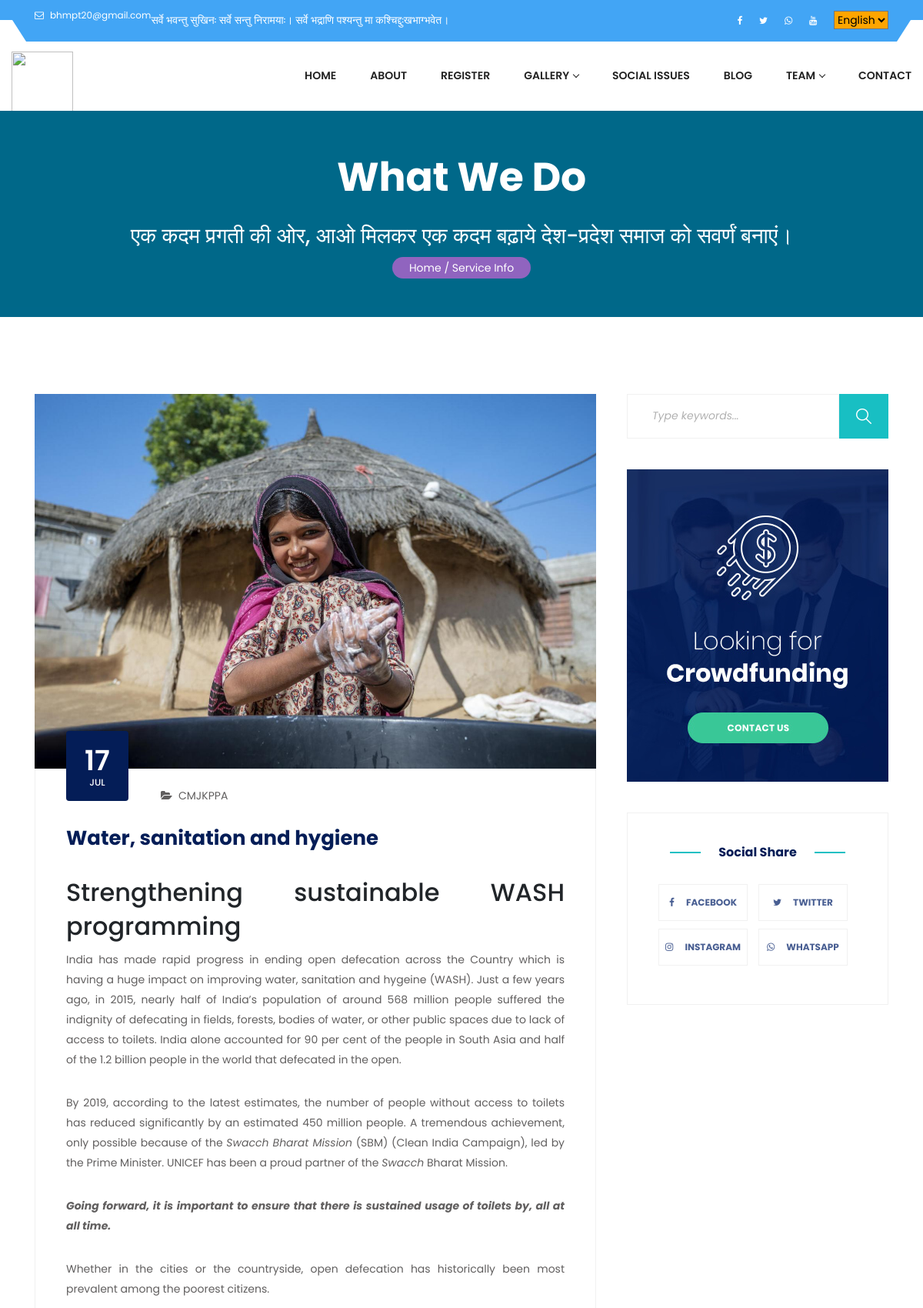
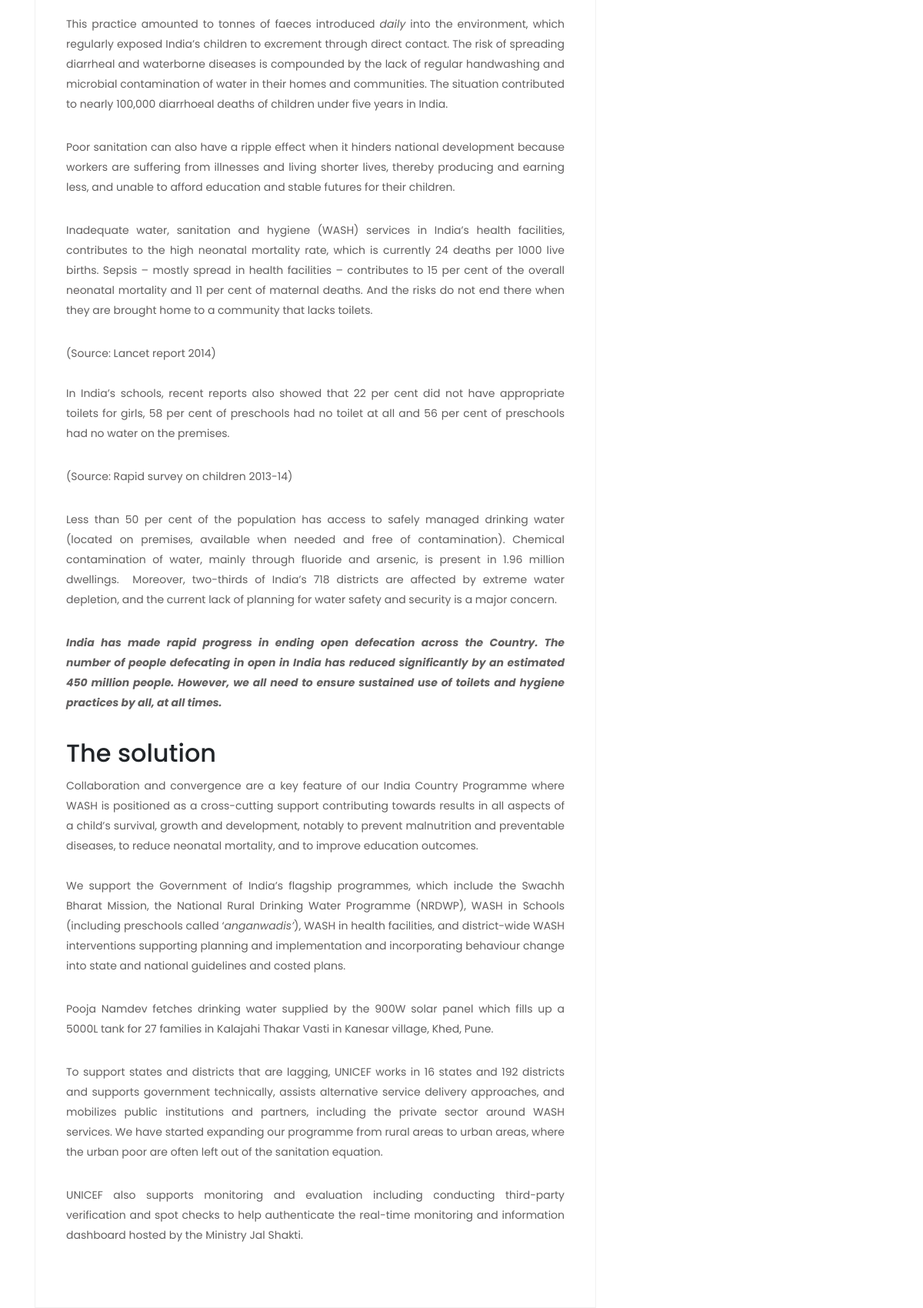
Screenshot of /home/service_info/11 (upper part) with the database file from the repository (2 pictures, top to bottom).
### tables this page shows
CREATE TABLE `services` (
  `id` int(11) NOT NULL,
  `image` varchar(255) NOT NULL,
  `title` varchar(255) NOT NULL,
  `description` text NOT NULL,
  `created_at` datetime NOT NULL DEFAULT current_timestamp()
);

### application/controllers/Home.php (called while the page is built, shortened)
<?php
class Home extends CI_Controller {
	public function __construct()
	{
		$this->load->model('Home_model','model');
	}
	public function service_info($id)
	{
		$data['service']=$this->model->getServices($id);
		$this->load->view('home/header');
		$this->load->view('home/service_info',$data);
		$this->load->view('home/footer');
	}
}

### index.php (called while the page is built, shortened)
<?php
require_once BASEPATH.'core/CodeIgniter.php';

### application/models/Home_model.php (called while the page is built, shortened)
<?php
class Home_model extends CI_model{
		public function getServices($id='')
		{
			if($id):
			return $this->db->get_where('services',array('id'=>$id))->result();
			else:
			$this->db->order_by('id','desc');
			return $this->db->get('services')->result();
			endif;
		}
}
?>

### application/views/home/service_info.php (the view)
<section class="xs-banner-inner-section parallax-window" style="background-image:url('<?php echo base_url();?>assets/images/flex_mobile.jpg')">
<div class="xs-black-overlay"></div>
<div class="container">
<div class="color-white xs-inner-banner-content">
<h2>What We Do</h2>
<marquee onmouseover="stop()" onmouseleave="start()"><h3>एक कदम प्रगती की ओर, आओ मिलकर एक कदम बढ़ाये देश-प्रदेश समाज को सवर्णं बनाएं। </h3></marquee>
<ul class="xs-breadcumb">
<li class="badge badge-pill badge-primary"><a href="<?php echo base_url();?>" class="color-white"> Home /</a> Service Info</li>
</ul>
</div>
</div>
</section>
<main class="xs-main">
<div class="xs-content-section-padding xs-blog-single">
<div class="container">
<div class="row">
<div class="col-md-12 col-lg-8">
<?php foreach ($service as $key): ?>
<article class="post format-standard hentry xs-blog-post-details">
<div class="post-media post-image">
<img src="<?php echo base_url($key->image);?>" class="img-responsive" alt="">
</div>
<div class="post-body xs-border xs-padding-40">
<div class="entry-header">
<div class="post-meta row">
<div class="col-md-2 xs-padding-0">
<span class="post-meta-date"><b><?php echo date('d',strtotime($key->created_at));?></b><?php echo date('M',strtotime($key->created_at));?></span>
</div>
<div class="col-md-10 d-flex align-items-end xs-post-meta-list">
<span class="post-cat">
<i class="fa fa-folder-open"></i><a href="#">CMJKPPA</a>
</span>
</div>
</div>
<h2 class="entry-title xs-post-entry-title">
<a href="#"><?php echo $key->title; ?></a>
</h2>
</div>
<div class="entry-content text-justify">
<p><?php echo $key->description; ?></p>
</div>
</div>
</article>
<?php endforeach ?>
</div>
<div class="col-md-12 col-lg-4">
<div class="sidebar sidebar-right">
<div class="widget widget_search">
<form class="xs-serachForm" method="get" action="https://demo.xpeedstudio.com/html/charitypress/GET">
<input type="search" name="search" placeholder="Type keywords...">
<input type="submit" value="">
</form>
</div>
<div class="widget widget_call_to_action">
<a href="<?php echo base_url('contact-us'); ?>" class="d-block">
<img src="<?php echo base_url();?>assets/images/side_add_baner.jpg" alt="">
</a>
</div>
<div class="widget widget_social_share xs-sidebar-widget">
<h3 class="widget-title">Social Share</h3>
<ul class="xs-social-list boxed">
<li><a href="https://www.facebook.com/cmjkyppa.co/" class="color-facebook" target="_blank"><i class="fa fa-facebook"></i>Facebook</a></li>
<li><a href="https://twitter.com/CMPrachar?s=08" class="color-twitter" target="_blank"><i class="fa fa-twitter"></i>twitter</a></li>
<li><a href="https://www.instagram.com/cmjkyppa/" class="color-instagram" target="_blank"><i class="fa fa-instagram"></i>Instagram</a></li>
<li><a href="https://api.whatsapp.com/send?phone=919455990001" class="color-linkedin"><i class="fa fa-whatsapp"></i>Whatsapp</a></li>
</ul>
</div>
</div>
</div>
</div>
</div>
</div>
</main>

### assets/css/isotope.css (style rules this page uses)
.height-02, { height: 250px; width: 25%; }

### assets/css/plugins.css (style rules this page uses)
,.height-02 { height:250px;width:25% }

### rows the page displays
services: image (picture), created_at "17", created_at "JUL", title "Water, sanitation and hygiene", description "Strengthening sustainable WASH programming India has made rapid progress in ending open defecation across the Country which is having a huge impact on improving water, sanitation and hygeine (WASH). Just a few years ago, in 2015, nearly half of India’s population of around 568 million people suffered the indignity of defecating in fields, forests, bodies of water, or other public spaces due to lack of access to toilets. India alone accounted for 90 per cent of the people in South Asia and half of the 1.2 billion people in the world that defecated in the open. By 2019, according to the latest estimates, the number of people without access to toilets has reduced significantly by an estimated…"

### other values shown
EMAIL1 "bhmpt20@gmail.com"
